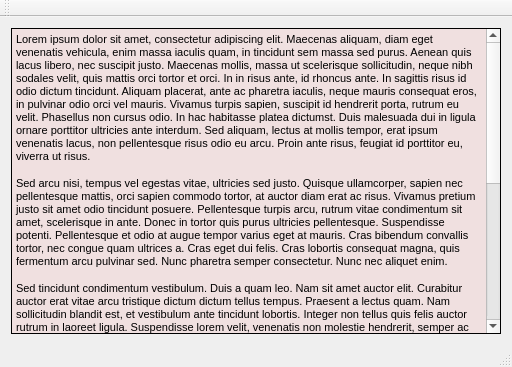
<?xml version="1.0" encoding="UTF-8"?>
<ui version="4.0">
 <class>MainWindow</class>
 <widget class="QMainWindow" name="MainWindow">
  <property name="geometry">
   <rect>
    <x>0</x>
    <y>0</y>
    <width>512</width>
    <height>367</height>
   </rect>
  </property>
  <property name="windowTitle">
   <string>MainWindow</string>
  </property>
  <widget class="QWidget" name="centralWidget">
   <layout class="QVBoxLayout" name="verticalLayout_2">
    <item>
     <layout class="QVBoxLayout" name="verticalLayout">
      <item>
       <widget class="QTextEdit" name="textEdit">
        <property name="styleSheet">
         <string notr="true">
QTextEdit {
	background: #f0e0e0;
	border-style: solid;
border-width: 1px;
border-color: #000000;
}</string>
        </property>
        <property name="html">
         <string>&lt;!DOCTYPE HTML PUBLIC &quot;-//W3C//DTD HTML 4.0//EN&quot; &quot;http://www.w3.org/TR/REC-html40/strict.dtd&quot;&gt;
&lt;html&gt;&lt;head&gt;&lt;meta name=&quot;qrichtext&quot; content=&quot;1&quot; /&gt;&lt;style type=&quot;text/css&quot;&gt;
p, li { white-space: pre-wrap; }
&lt;/style&gt;&lt;/head&gt;&lt;body style=&quot; font-family:'MS Shell Dlg 2'; font-size:8.25pt; font-weight:400; font-style:normal;&quot;&gt;
&lt;p style=&quot; margin-top:0px; margin-bottom:14px; margin-left:0px; margin-right:0px; -qt-block-indent:0; text-indent:0px;&quot;&gt;&lt;span style=&quot; font-family:'Arial,Helvetica,sans'; font-size:8pt; color:#000000;&quot;&gt;Lorem ipsum dolor sit amet, consectetur adipiscing elit. Maecenas aliquam, diam eget venenatis vehicula, enim massa iaculis quam, in tincidunt sem massa sed purus. Aenean quis lacus libero, nec suscipit justo. Maecenas mollis, massa ut scelerisque sollicitudin, neque nibh sodales velit, quis mattis orci tortor et orci. In in risus ante, id rhoncus ante. In sagittis risus id odio dictum tincidunt. Aliquam placerat, ante ac pharetra iaculis, neque mauris consequat eros, in pulvinar odio orci vel mauris. Vivamus turpis sapien, suscipit id hendrerit porta, rutrum eu velit. Phasellus non cursus odio. In hac habitasse platea dictumst. Duis malesuada dui in ligula ornare porttitor ultricies ante interdum. Sed aliquam, lectus at mollis tempor, erat ipsum venenatis lacus, non pellentesque risus odio eu arcu. Proin ante risus, feugiat id porttitor eu, viverra ut risus.&lt;/span&gt;&lt;/p&gt;
&lt;p style=&quot; margin-top:0px; margin-bottom:14px; margin-left:0px; margin-right:0px; -qt-block-indent:0; text-indent:0px;&quot;&gt;&lt;span style=&quot; font-family:'Arial,Helvetica,sans'; font-size:8pt; color:#000000;&quot;&gt;Sed arcu nisi, tempus vel egestas vitae, ultricies sed justo. Quisque ullamcorper, sapien nec pellentesque mattis, orci sapien commodo tortor, at auctor diam erat ac risus. Vivamus pretium justo sit amet odio tincidunt posuere. Pellentesque turpis arcu, rutrum vitae condimentum sit amet, scelerisque in ante. Donec in tortor quis purus ultricies pellentesque. Suspendisse potenti. Pellentesque et odio at augue tempor varius eget at mauris. Cras bibendum convallis tortor, nec congue quam ultrices a. Cras eget dui felis. Cras lobortis consequat magna, quis fermentum arcu pulvinar sed. Nunc pharetra semper consectetur. Nunc nec aliquet enim.&lt;/span&gt;&lt;/p&gt;
&lt;p style=&quot; margin-top:0px; margin-bottom:14px; margin-left:0px; margin-right:0px; -qt-block-indent:0; text-indent:0px;&quot;&gt;&lt;span style=&quot; font-family:'Arial,Helvetica,sans'; font-size:8pt; color:#000000;&quot;&gt;Sed tincidunt condimentum vestibulum. Duis a quam leo. Nam sit amet auctor elit. Curabitur auctor erat vitae arcu tristique dictum dictum tellus tempus. Praesent a lectus quam. Nam sollicitudin blandit est, et vestibulum ante tincidunt lobortis. Integer non tellus quis felis auctor rutrum in laoreet ligula. Suspendisse lorem velit, venenatis non molestie hendrerit, semper ac leo. Vivamus cursus, elit non posuere aliquam, mi sem congue ipsum, et tincidunt mauris erat at massa.&lt;/span&gt;&lt;/p&gt;
&lt;p style=&quot; margin-top:0px; margin-bottom:14px; margin-left:0px; margin-right:0px; -qt-block-indent:0; text-indent:0px;&quot;&gt;&lt;span style=&quot; font-family:'Arial,Helvetica,sans'; font-size:8pt; color:#000000;&quot;&gt;Phasellus libero nunc, fringilla et tincidunt sed, consequat in tortor. Curabitur mi metus, malesuada nec dictum sit amet, semper nec purus. Fusce turpis velit, lacinia quis mattis vitae, laoreet ut erat. Sed ut velit in felis congue accumsan ut vitae nisi. Sed vel fermentum libero. Etiam at massa ut nunc euismod fringilla. Aenean molestie lobortis convallis. Vestibulum ante ipsum primis in faucibus orci luctus et ultrices posuere cubilia Curae; Mauris nec sem quam. Sed placerat sapien ut augue iaculis at iaculis neque condimentum. Nam dapibus iaculis augue, a hendrerit libero tincidunt nec. Phasellus sit amet tortor et lorem dictum euismod. Etiam vehicula justo at nisi commodo pellentesque. Nullam id orci id nibh iaculis lobortis nec vel turpis. Fusce tristique augue ut velit volutpat ornare sit amet convallis purus. Donec at leo nec mauris lacinia suscipit.&lt;/span&gt;&lt;/p&gt;
&lt;p style=&quot; margin-top:0px; margin-bottom:14px; margin-left:0px; margin-right:0px; -qt-block-indent:0; text-indent:0px;&quot;&gt;&lt;span style=&quot; font-family:'Arial,Helvetica,sans'; font-size:8pt; color:#000000;&quot;&gt;Praesent in metus nulla, sed dictum eros. Fusce eget diam mi, vitae aliquet turpis. Etiam egestas congue massa, a hendrerit nisi varius eu. Cras cursus libero sit amet nulla condimentum tincidunt. Vestibulum ante ipsum primis in faucibus orci luctus et ultrices posuere cubilia Curae; Donec mattis elementum vestibulum. Praesent malesuada ligula at risus ullamcorper pretium. Maecenas interdum semper enim, et tempus mauris cursus vel. Fusce faucibus consectetur placerat. Nullam non nulla magna, vitae elementum magna. Aliquam a ipsum a urna placerat pharetra quis nec nisl. Donec semper, quam nec vestibulum accumsan, elit ipsum elementum nisi, at fermentum lectus metus a erat.&lt;/span&gt;&lt;/p&gt;&lt;/body&gt;&lt;/html&gt;</string>
        </property>
       </widget>
      </item>
     </layout>
    </item>
   </layout>
  </widget>
  <widget class="QMenuBar" name="menuBar">
   <property name="geometry">
    <rect>
     <x>0</x>
     <y>0</y>
     <width>512</width>
     <height>21</height>
    </rect>
   </property>
  </widget>
  <widget class="QToolBar" name="mainToolBar">
   <attribute name="toolBarArea">
    <enum>TopToolBarArea</enum>
   </attribute>
   <attribute name="toolBarBreak">
    <bool>false</bool>
   </attribute>
  </widget>
  <widget class="QStatusBar" name="statusBar"/>
 </widget>
 <layoutdefault spacing="6" margin="11"/>
 <resources/>
 <connections/>
</ui>
